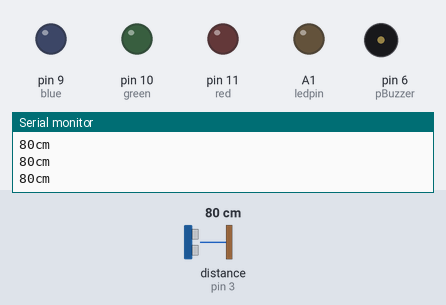
The sketch below on a simulated Arduino Uno, built with avr-gcc and run on an emulated ATmega328P. Parts: output pins drawn as LEDs (lit = HIGH), buzzer (waves = sounding), the last lines printed to the serial monitor. Wiring (inferred from the names in the program): ultrasonic range finder: trigger pin 4; echo pin 3. Dashed ring = blinking. The inputs (shaded band) are chosen by the test bench; at power-on: distance to the obstacle (sensor on pin 3) 80 cm. The echo pulse lasts 58.3 µs per cm; pins used as bus, display or sensor lines are not drawn.

Above: at 1.2 s.
1.3 s: distance to the obstacle (sensor on pin 3) set to 54 cm
4.3 s: distance to the obstacle (sensor on pin 3) set to 49 cm
At 5.0 s:
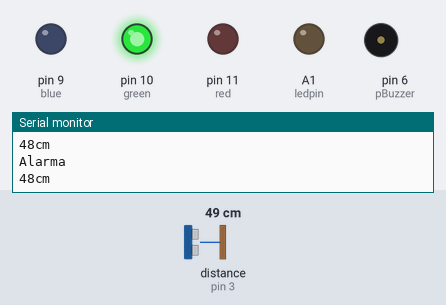
5.8 s: distance to the obstacle (sensor on pin 3) set to 35 cm
At 5.96 s:
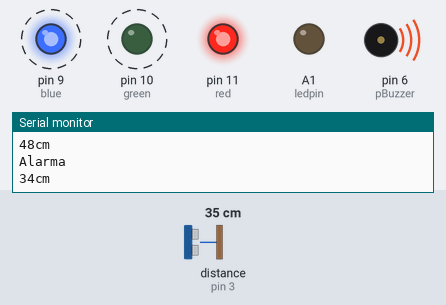
8.8 s: distance to the obstacle (sensor on pin 3) set to 24 cm
11.8 s: distance to the obstacle (sensor on pin 3) set to 20 cm
At 12.4 s:
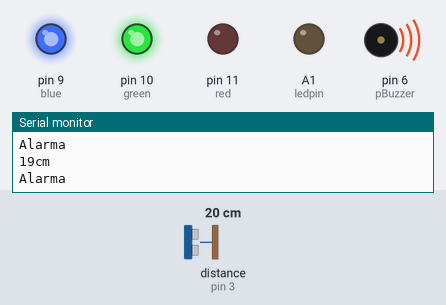
13.3 s: distance to the obstacle (sensor on pin 3) set to 43 cm
At 14.4 s:
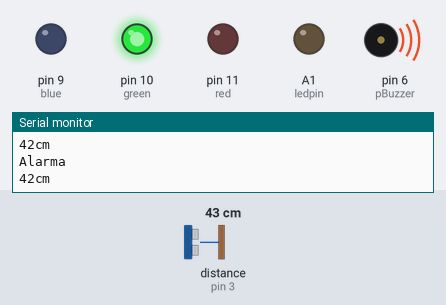
Timing chart, 0 to 15.8 s (numbered marks = the images above; inputs shaded):
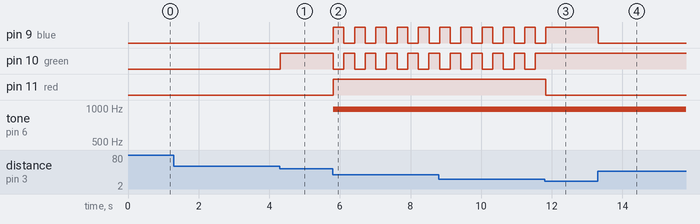

Measured:
- the behaviour switches between 52 and 51 cm on distance to the obstacle (sensor on pin 3) (found by bisection; images 0 and 1)
- the behaviour switches between 22 and 21 cm on distance to the obstacle (sensor on pin 3) (found by bisection; images 2 and 3)
- after the input at 4.3 s, pin 10 (green): LOW → HIGH at once
- after the input at 5.8 s, pin 9 (blue), pin 10 (green): alternates HIGH for 0.30 s and LOW for 0.30 s, starting at once; pin 11 (red): LOW → HIGH at once; tone on pin 6 (pBuzzer): silent → 977 Hz at once
- after the input at 11.8 s, pin 9 (blue): goes on until 11.8 s, then stays HIGH; pin 10 (green): stops changing and stays HIGH; pin 11 (red): HIGH → LOW at once
- after the input at 13.3 s, pin 9 (blue): HIGH → LOW at once

The sketch:

sensor_de_rebersa.ino
```cpp
#define pTrrig 4
#define pEcho 3
#define pBuzzer 6

const int ledpin = A1;
const int ldrpin = A0;

int duracion, distancia, sensor;

int red = 11;
int green = 10;
int blue = 9;

void setup() {
  Serial.begin(9600);
  pinMode(pEcho, INPUT);
  pinMode(pTrrig, OUTPUT);

  pinMode(red, OUTPUT);
  pinMode(green, OUTPUT);
  pinMode(blue, OUTPUT);

  pinMode(pBuzzer, OUTPUT);
  pinMode(ledpin,OUTPUT);
  pinMode(ldrpin,INPUT);
}

void loop() {
  //ldr();
  digitalWrite(pTrrig, LOW);
  delayMicroseconds(2);
  digitalWrite(pTrrig, HIGH);
  delayMicroseconds(10);
  digitalWrite(pTrrig, LOW);

  duracion = pulseIn(pEcho, HIGH);
  distancia = (duracion/2)/29;

  if(distancia >= 500 || distancia <= 0){
    Serial.println("-------");
  }else{
    Serial.print(distancia);
    Serial.println("cm");

  }
 color_distancia();
}
/*
void ldr(){
    sensor = analogRead(ldrpin);

  if(sensor < 200){
    digitalWrite(ledpin, HIGH);
    Serial.print(sensor);
    Serial.println("LDR is oscuro, LED prendido");
    color(0, 0, 0);
  }else{
    digitalWrite(ledpin, LOW);
    Serial.print(sensor);
    Serial.println("------------------------------");
    color(255, 255, 255);
  }
}*/

void color(int r, int g, int b){
  analogWrite(red, r);
  analogWrite(green, g);
  analogWrite(blue, b);
}

void color_distancia(){
  if(distancia <=20 && distancia >=1){
    color(0, 255, 255);
    Serial.println("Alarma");
    analogWrite(pBuzzer, 150);
  }else if(distancia <=40 && distancia >=1){

    color(255, 0, 255);
    analogWrite(pBuzzer, 150);
    delay(300);

    color(255, 255, 0);
    analogWrite(pBuzzer, 0);
    delay(300);


  }else if(distancia <=50 && distancia >=1){
    analogWrite(pBuzzer, 0);
    color(0, 255, 0);
    Serial.println("Alarma");
  }
}
```
